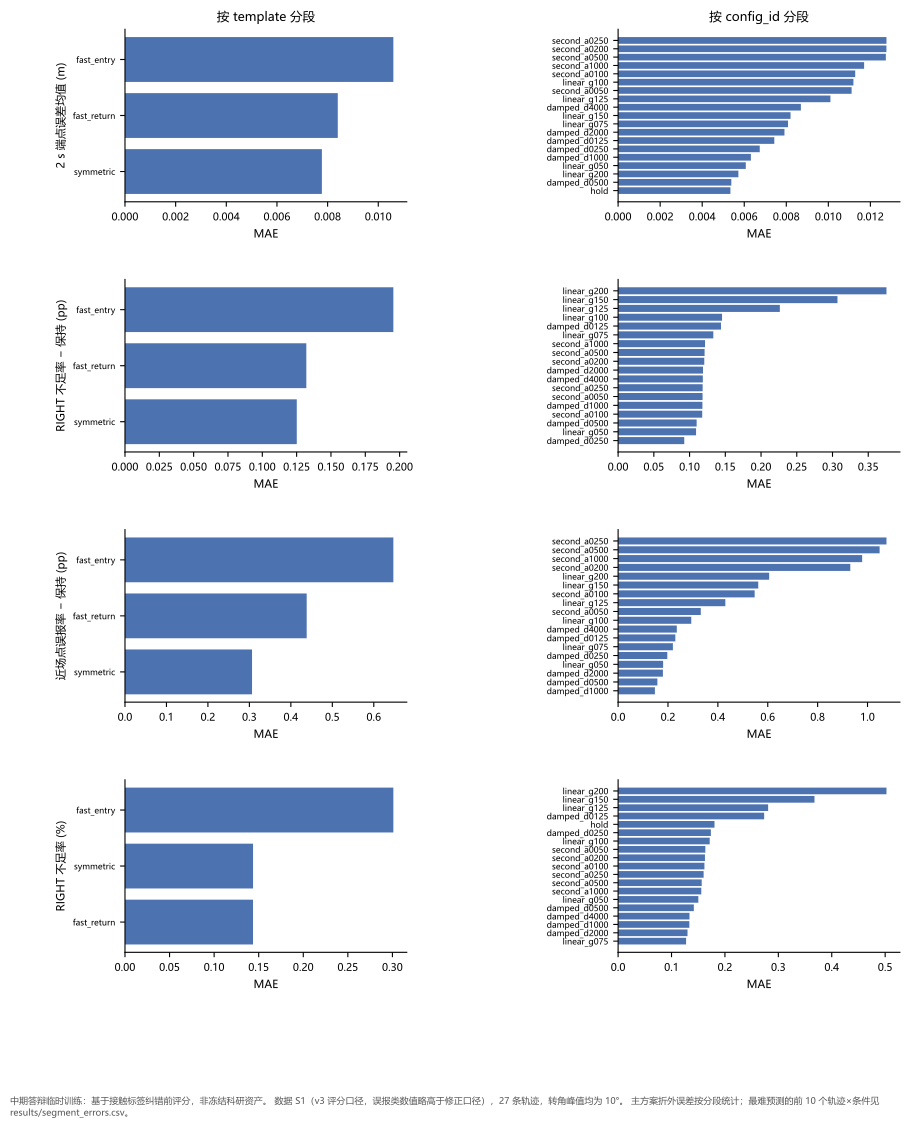

Recreate this plot in Python.
"""Tavotto entry: existing results only; no training, no simulation.
original_plot_code
"""
import sys
from pathlib import Path
LIBRARY=Path(__file__).resolve().parents[1]
SUPPORT=LIBRARY / "site-packages"
if str(SUPPORT) not in sys.path: sys.path.insert(0,str(SUPPORT))
from _support import draw

fig=draw('M1_核心预测方法', 'fig04_分段误差')
fig.savefig(Path(__file__).parent / 'M1__fig04_分段误差.pdf')
